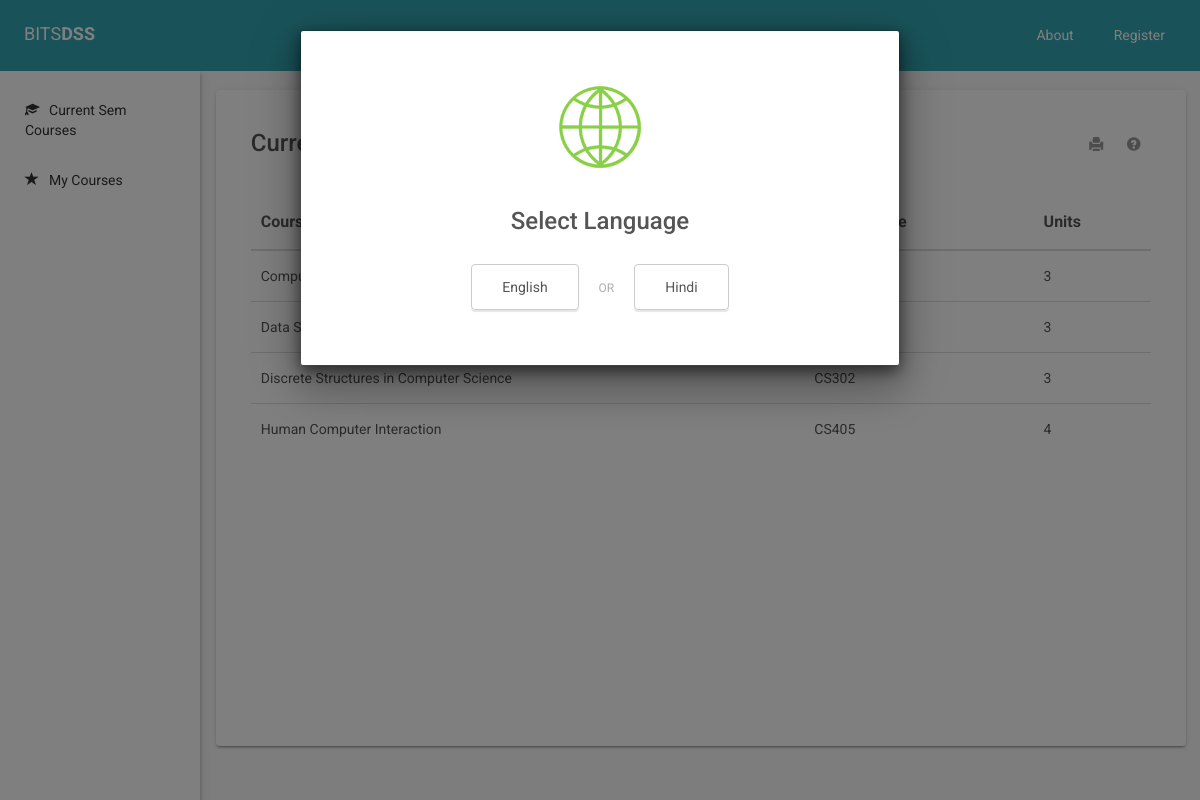
/dashboard/faculty/, run on the app's committed database.
### dashboard/models.py (models this page shows, shortened)
@python_2_unicode_compatible
class Course(models.Model):
    course_name = models.CharField(max_length=100, blank=False)
    course_code = models.CharField(max_length=10, default="CS101")
    units = models.IntegerField(default=3)
    description = models.TextField()
    is_current_sem = models.BooleanField(default=False)
    experts = models.ManyToManyField(User, through='Expertise', related_name='expert_courses')
    prev_assignees = models.ManyToManyField(User, through='PrevAssignment', related_name='prev_assigned_courses')

### dashboard/views.py (the view)
# urls.py: url(r'^dashboard/faculty/$', views.faculty, name='faculty'),
def faculty(request):
    course_list = Course.objects.filter(is_current_sem=True)
    return render(request, 'faculty_current_sem_courses.html', {'course_list':course_list})

### dashboard/templates/faculty_current_sem_courses.html (shortened to what this page needs)
{% extends "base.html" %}
{% load staticfiles %}
{% block head %}
  {{ block.super }}
{% endblock %}
{% block body %}
  {{ block.super }}
  <div class="container-fluid main-area">
	  <div class="col-xs-2 side-menu">
	    <ul class="menu-eng">
	      <li><a href=""><span class="glyphicon glyphicon-education"></span>Current Sem Courses</a></li>
	      <li><a href=""><span class="glyphicon glyphicon-star"></span>My Courses</a></li>
	    </ul>
	  </div>
	  <div class="col-xs-10 content-area">
          <div class="col-xs-12 material-card" style="height:100%;" id="material-card-1">
            <div class="col-md-7"><h3>Current Semester Courses</h3></div>
            <div class="col-md-5">
              <div class="icon-container">
                <a id="print-icon-1"><span class="glyphicon glyphicon-print"></span></a>
                <a href="" data-toggle="tooltip" data-placement="left" title="This section lists all the courses offered in the current semester."><span class="glyphicon glyphicon-question-sign"></span></a>
              </div>
            </div>
            <div class="col-md-12 course-list-table-container" style="overflow-y:auto;height:65vh;">
                <table class="table">
                  <thead>
                    <tr>
                      <th>Course Name</th>
                      <th>Course Code</th>
                      <th>Units</th>
                    </tr>
                  </thead>
                  <tbody>
                    {% for course in course_list %}
                    <tr class="clickable-row" data-href="/dashboard/faculty/current-courses/{{ course.course_code }}/">
                      <td>{{ course.course_name }}</td>
                      <td>{{ course.course_code }}</td>
                      <td>{{ course.units }}</td>
                    </tr>
                    {% endfor %}
                  </tbody>
                </table>
            </div>
          </div>
      </div>
  </div>
    <div id="language-selector" class="modal fade" role="dialog">
      <div class="modal-dialog">
        <div class="modal-content">
          <div class="modal-body align-center">
            <img src="{% static 'img/lang-icon.png' %}">
            <h3>Select Language</h3>
            <p><a id="lang-eng" class="btn-lang-sel">English</a><span class="or-text">OR</span><a id="lang-hindi" class="btn-lang-sel">Hindi</a></p>
          </div>
        </div>
      </div>
    </div>
{% endblock %}

### dashboard/static/css/styles.css (style rules this page uses)
body { background: #fafafa; color: #555; overflow-x: hidden; }
a { color: #555; }
.side-menu { position: fixed; height: 100%; background: #fff; box-shadow: 0px 4px 5px 0px rgba(0, 0, 0, 0.14), 0px 1px 10px 0px rgba(0, 0, 0, 0.12), 0px 2px 4px -1px rgba(0, 0, 0, 0.2); padding: 0px; padding-top: 15px; }
.main-area { padding-right:0px; padding-left:0px; margin-top:70px; }
.side-menu ul { margin-left: 0px; padding-left: 0px; list-style: outside none none; }
.side-menu ul li { display: block; }
.side-menu ul li a { color: #333; display: block; padding: 15px 25px; }
.content-area { padding-top: 20px; margin-left: 16.73%; }
.material-card { box-shadow: 0px 2px 2px 0px rgba(0, 0, 0, 0.14), 0px 3px 1px -2px rgba(0, 0, 0, 0.2), 0px 1px 5px 0px rgba(0, 0, 0, 0.12); padding:20px; padding-bottom:30px; background: #fff; border-radius: 4px; margin-bottom: 20px; }
.icon-container { padding-top: 25px; float: right; }
.icon-container a { color:#999; padding:10px; }
.course-list-table-container { margin-top:30px; }
.material-card th { font-size: 16px; padding: 15px 10px !important; }
.material-card td { padding:15px 10px !important; }
.modal-dialog { box-shadow: 0px 9px 46px 8px rgba(0, 0, 0, 0.14), 0px 11px 15px -7px rgba(0, 0, 0, 0.12), 0px 24px 38px 3px rgba(0, 0, 0, 0.2); }
.modal-content { padding: 20px; border-radius: 3px; }
.align-center { text-align:center; }
.modal-content h3 { margin:20px; }
.modal-content img { margin:20px; }
.side-menu span { margin-right:10px; }
.btn-lang-sel { border: 1px solid rgb(204, 204, 204); padding: 12px 30px; margin: 10px 20px; display: inline-block; border-radius: 4px; box-shadow: 0px 2px 1px rgba(0, 0, 0, 0.1); cursor: pointer; }
.or-text { color: rgb(173, 173, 173); font-size: 12px; }

### data on the page
Course: course_name "Computer…", units "3"
Course: course_name "Data…", units "3"
Course: course_name "Discrete Structures in Computer Science", course_code "CS302", units "3"
Course: course_name "Human Computer Interaction", course_code "CS405", units "4"
